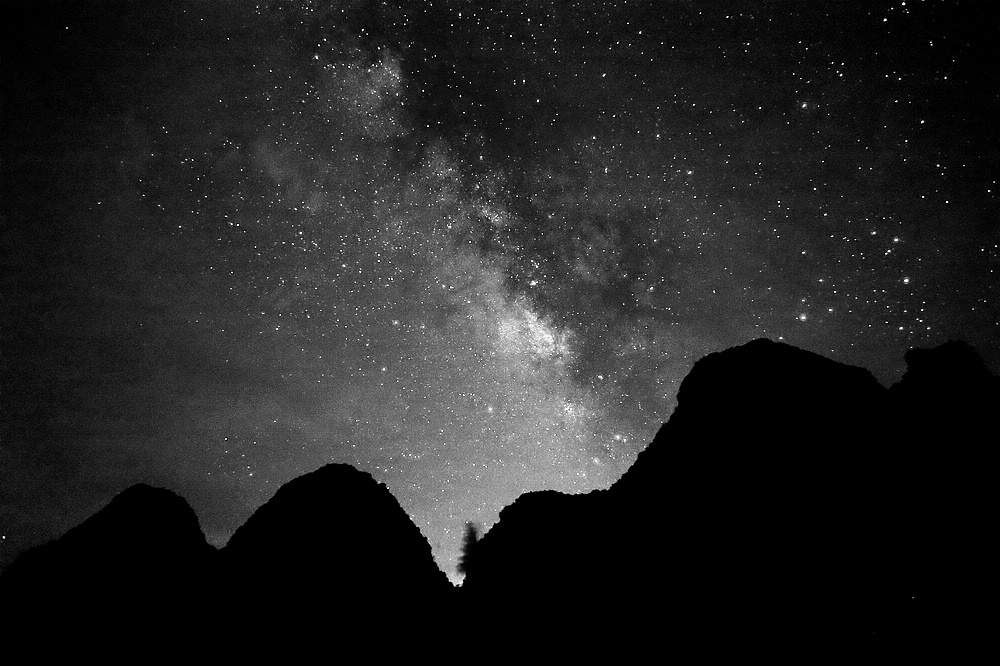
#> input picture CV/grey_level_filter/datas/stars.jpg, 1000 x 666 px, found by its file name
$ python logarithm.py
#> lines starting #> are read from the running program, lines starting #| are printed output that depends on the picture
from PIL import Image
import numpy as np
import matplotlib.pyplot as plt

image = Image.open("CV\grey_level_filter\datas\stars.jpg")
#> image is the input picture: PIL image 1000x666 RGB; min 0, max 255, mean 33.9
gray_image = image.convert('L')
gray_array = np.array(gray_image)
r = gray_array
MIN_GRAY_LEVEL = np.min(gray_array)
#> MIN_GRAY_LEVEL = 0
MAX_GRAY_LEVEL = np.max(gray_array)
#> MAX_GRAY_LEVEL = 255
HEIGHT = gray_array.shape[0]
#> HEIGHT = 666
WIDTH = gray_array.shape[1]
#> WIDTH = 1000

C = 0.3


r = C * np.log2(1 + r)
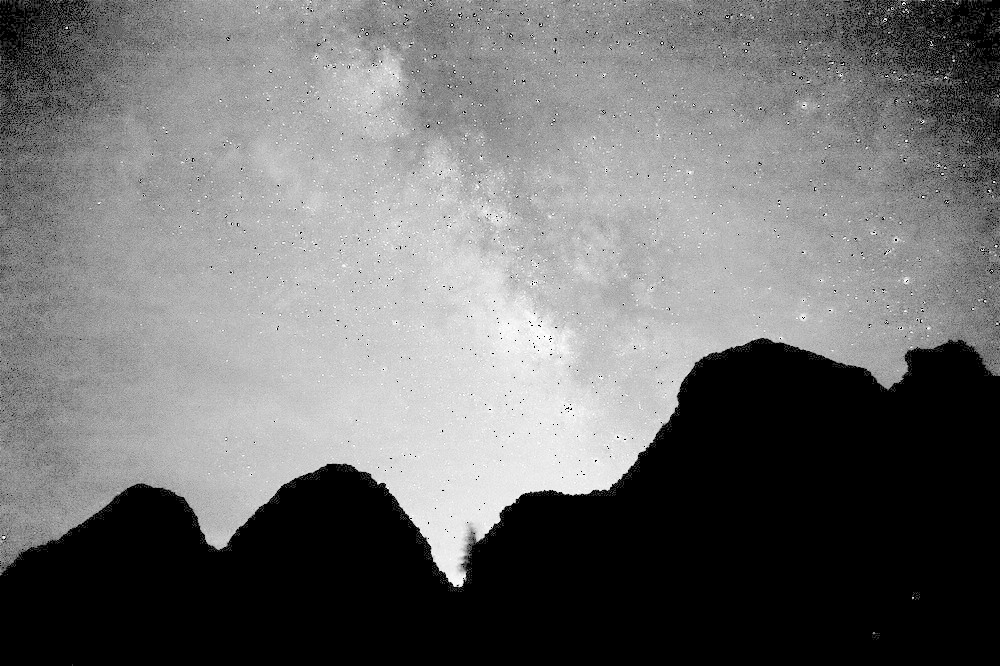
#> r: shape (666, 1000) float16; 0.08% of the values are NaN or infinite; the others: min 0, max 2.4, mean 1.05; drawn with min black, max white, NaN and infinite black

plt.imshow(r, cmap='gray')
plt.axis('off')  # 关闭坐标轴

print(np.min(gray_array),"   ",np.max(gray_array))
#| 0     255

plt.show()
